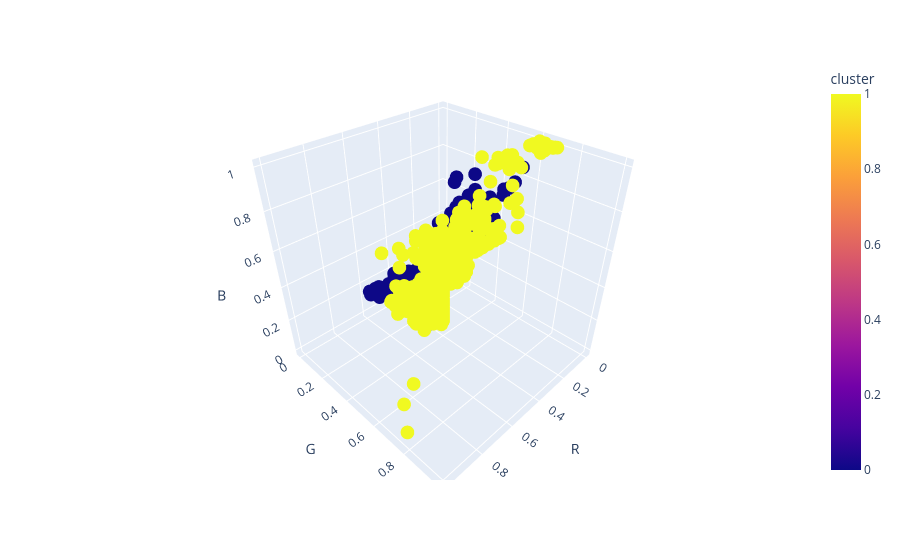

The cell this chart's notebook holds for it:
### Code cell
cluster_colors("data/foto_clase.PNG", 2)

### Figure 1 — Plotly figure (JSON) as saved in the notebook; plotly's stock layout.template omitted (floating-point values rounded to 4 significant figures; data arrays with more than 128 entries replaced by an {"elided": "..."} marker saying what was removed)
{"data": [{"hovertemplate": "R=%{x}<br>G=%{y}<br>B=%{z}<br>cluster=%{marker.color}<extra></extra>", "legendgroup": "", "marker": {"color": {"elided": "10238 int values"}, "coloraxis": "coloraxis", "symbol": "circle"}, "mode": "markers", "name": "", "scene": "scene", "showlegend": false, "type": "scatter3d", "x": {"elided": "10238 float values"}, "y": {"elided": "10238 float values"}, "z": {"elided": "10238 float values"}}], "layout": {"coloraxis": {"colorbar": {"title": {"text": "cluster"}}, "colorscale": [[0, "#0d0887"], [0.1111, "#46039f"], [0.2222, "#7201a8"], [0.3333, "#9c179e"], [0.4444, "#bd3786"], [0.5556, "#d8576b"], [0.6667, "#ed7953"], [0.7778, "#fb9f3a"], [0.8889, "#fdca26"], [1, "#f0f921"]]}, "legend": {"tracegroupgap": 0}, "margin": {"t": 60}, "scene": {"domain": {"x": [0, 1], "y": [0, 1]}, "xaxis": {"title": {"text": "R"}}, "yaxis": {"title": {"text": "G"}}, "zaxis": {"title": {"text": "B"}}}}}
